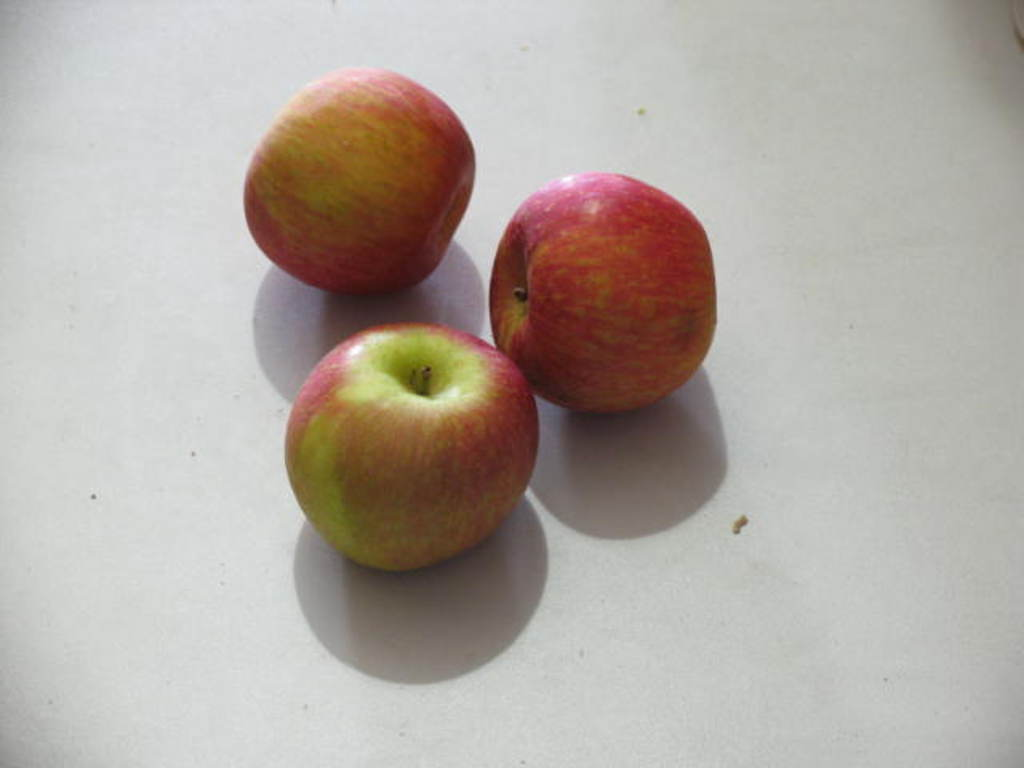
#> input picture dataset/apple/fuji_apple_005.jpg, 1024 x 768 px; its folder holds only this picture in this run
$ python dataset_creation.py
#> lines starting #> are read from the running program, lines starting #| are printed output that depends on the picture
#> in get_image_info, img is the input picture: shape (768, 1024, 3); mean B, G, R 163.4, 170, 178.2
### image_analysis.py
import cv2
import numpy as np
from scipy.stats import kurtosis, skew

class ImageData():

    def __init__(self, image):
        self.image = image
        self.image = cv2.cvtColor(self.image, cv2.COLOR_BGR2GRAY)
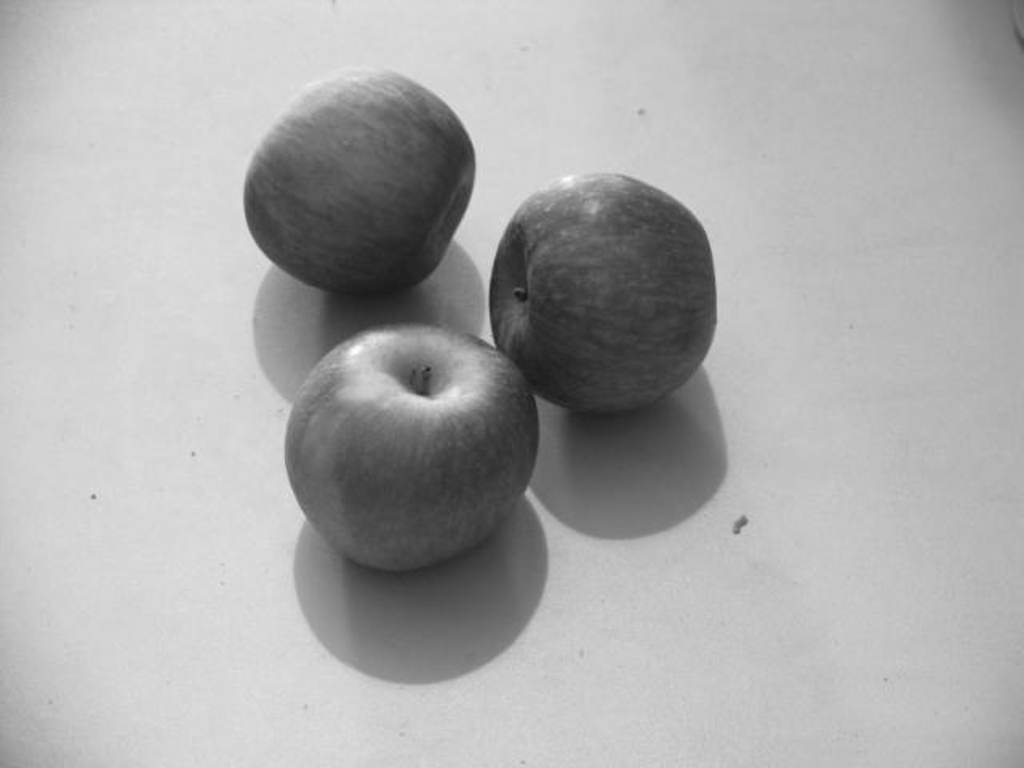
#> self.image: shape (768, 1024); min 20, max 254, mean 171.7

    def entropy_fn(self, signal):
        '''
        function returns entropy of a signal
        signal must be a 1-D numpy array
        '''
        lensig=signal.size
        symset=list(set(signal))
        numsym=len(symset)
        propab=[np.size(signal[signal==i])/(1.0*lensig) for i in symset]
        ent=np.sum([p*np.log2(1.0/p) for p in propab])

        return ent.round(4)

    def meanStd(self):
        mean, std = cv2.meanStdDev(self.image)
#> mean = [171.7]; std = [51.32]
        mean = mean[0][0].round(4)
#> mean = 171.7
        std = std[0][0].round(4)
#> std = 51.32

        return(mean, std)

    def skewness(self):
        skewness = skew(self.image, axis=None)

        return(skewness)

    def kurtosis(self):
        curtosis = kurtosis(self.image, axis=None)

        return(curtosis)

    def entropy(self):
        arr = np.array(self.image).ravel()
        entr = self.entropy_fn(arr)

        return(entr)

### dataset_creation.py
from scipy.stats.stats import skew
from image_analysis import ImageData
import cv2
import os

def get_image_info(path):

    img = cv2.imread(path)
    img_data = ImageData(img)
    mean, std = img_data.meanStd()
#> mean = 171.7; std = 51.32
    skewness = img_data.skewness()
#> in skewness, `skewness = skew(self.image, axis=None)`: skewness = -1.25
#> skewness = -1.25
    kurtosis = img_data.kurtosis()
#> in kurtosis, `curtosis = kurtosis(self.image, axis=None)`: curtosis = 0.156
#> kurtosis = 0.156
    entropy = img_data.entropy()
#> in entropy_fn, `symset=list(set(signal))`: symset = 234 values from 20 to 254
#> in entropy_fn, `numsym=len(symset)`: numsym = 234
#> in entropy_fn, `propab=[np.size(signal[signal==i])/(1.0*lensig) for i in symset]`: propab = 234 values, max 0.0422 at index 194, min 1.27e-06 at index 0, mean 0.00427
#> in entropy_fn, `ent=np.sum([p*np.log2(1.0/p) for p in propab])`: ent = 6.69
#> entropy = 6.69

    return([mean, std, skewness, kurtosis, entropy])

def make_csv():

    file_name = open('apple_orange_dataset.csv', 'a')

    for each_class in os.listdir('dataset'):

        if each_class == '.DS_Store':
            continue

        else:
            for each_img in os.listdir(os.path.join('dataset', each_class)):
                if each_img == '.DS_Store':
                    continue

                else:
                    lt = get_image_info(os.path.join('dataset', each_class, each_img))

                    file_name.write(each_img)
                    file_name.write(',')

                    for i in lt:
                        file_name.write(str(i))
                        file_name.write(',')
#> this loop made 5 passes
#> i on passes 1 to 5: 171.7, 51.32, -1.25, 0.156, 6.69

                    file_name.write(each_class)
                    file_name.write('\n')
#> pass 2 of the loop in make_csv, `for each_class in os.listdir('dataset'):`:
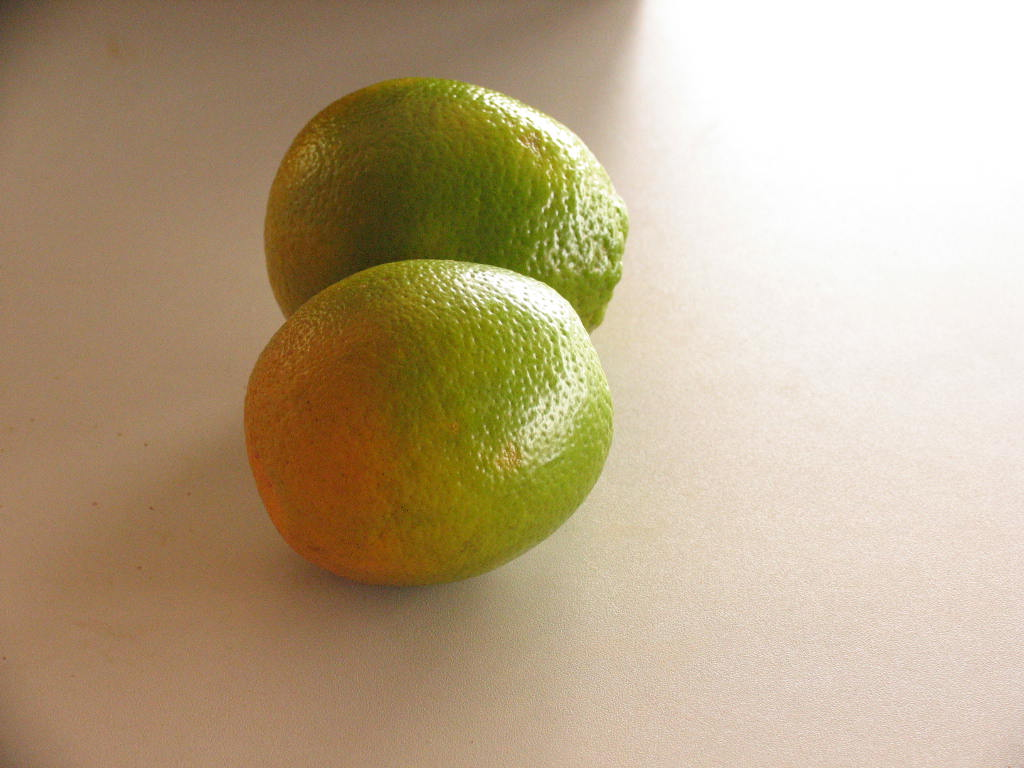
#> input picture dataset/orange/orange_001.jpg, 1024 x 768 px
#> in get_image_info, img is the input picture: shape (768, 1024, 3); mean B, G, R 135, 165.2, 184
#> in __init__ (call 2), `self.image = cv2.cvtColor(self.image, cv2.COLOR_BGR2GRAY)`:
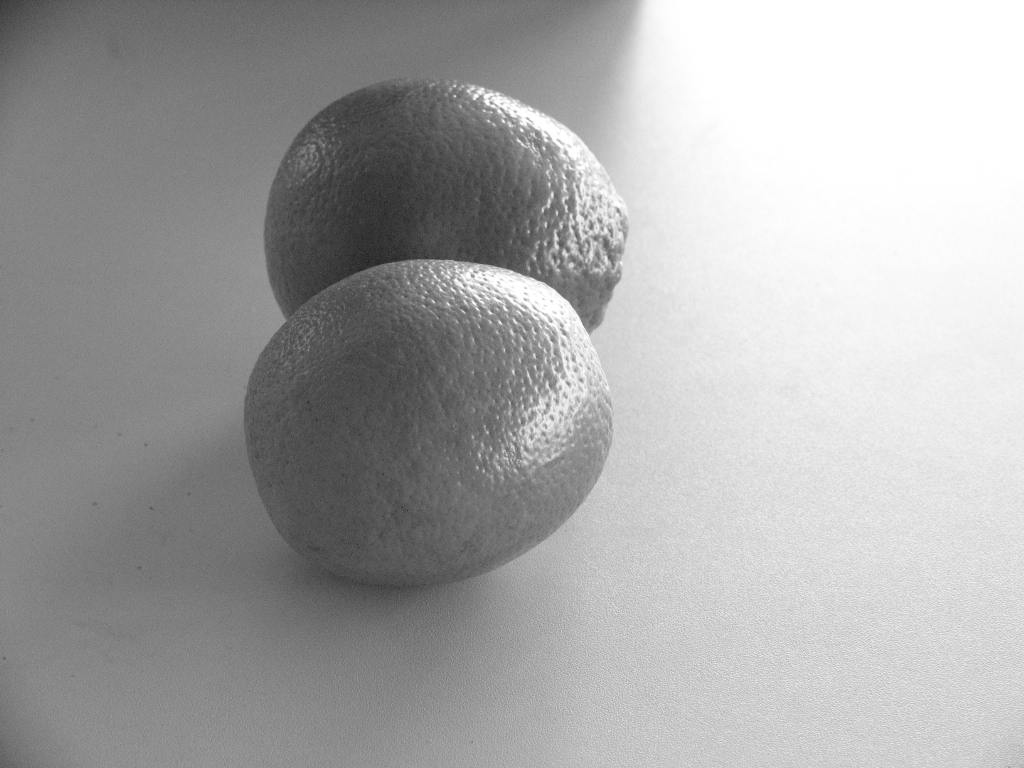
#> self.image: shape (768, 1024); min 33, max 255, mean 167.4
#> in get_image_info (call 2), `mean, std = img_data.meanStd()`: mean = 167.4; std = 58.99
#> in get_image_info (call 2), `skewness = img_data.skewness()`: skewness = 0.0689
#> kurtosis = -1.36
#> entropy = 7.18
#> the loop in make_csv, `for i in lt:` made 5 passes
#> i on passes 1 to 5: 167.4, 58.99, 0.0689, -1.36, 7.18

    file_name.close()
    print('Dataset Created')

if __name__ == '__main__':
    make_csv()
